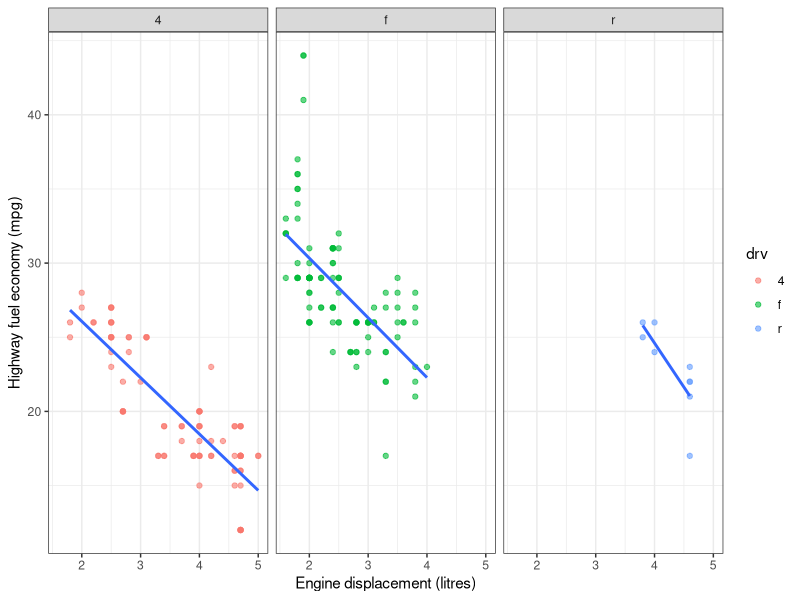
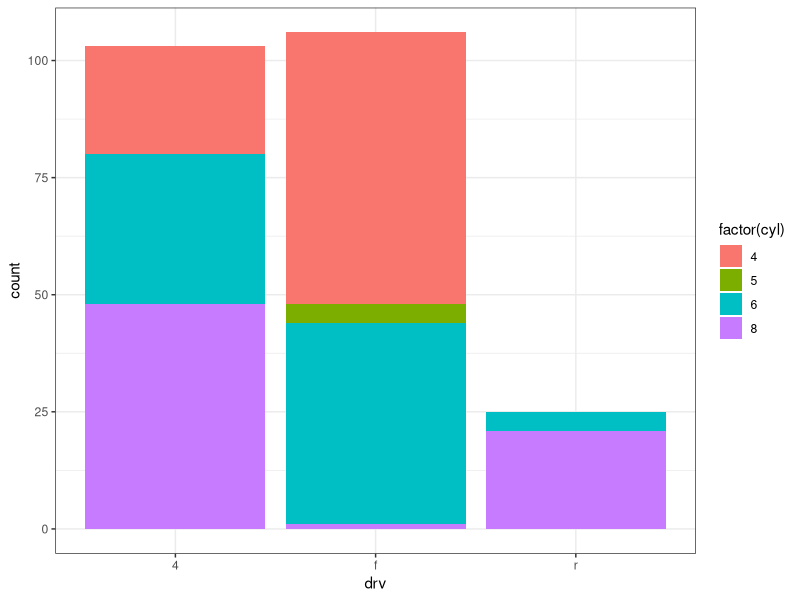
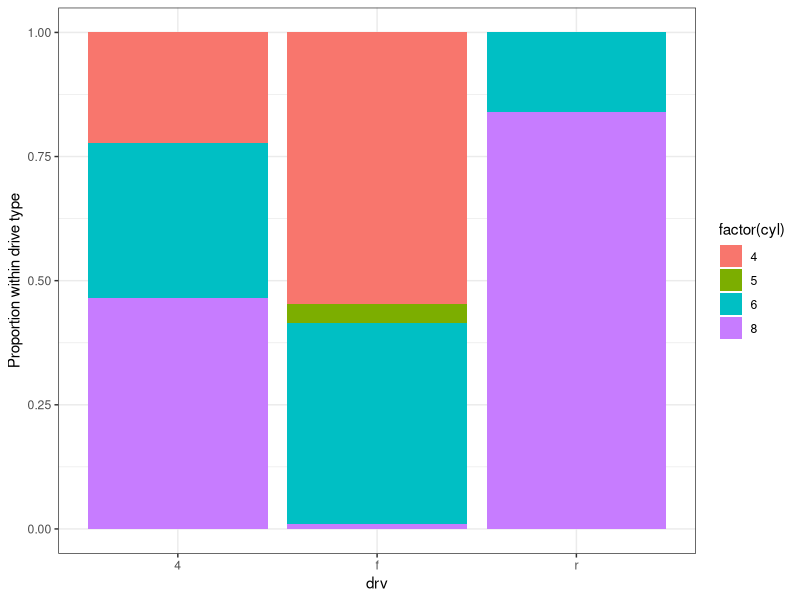
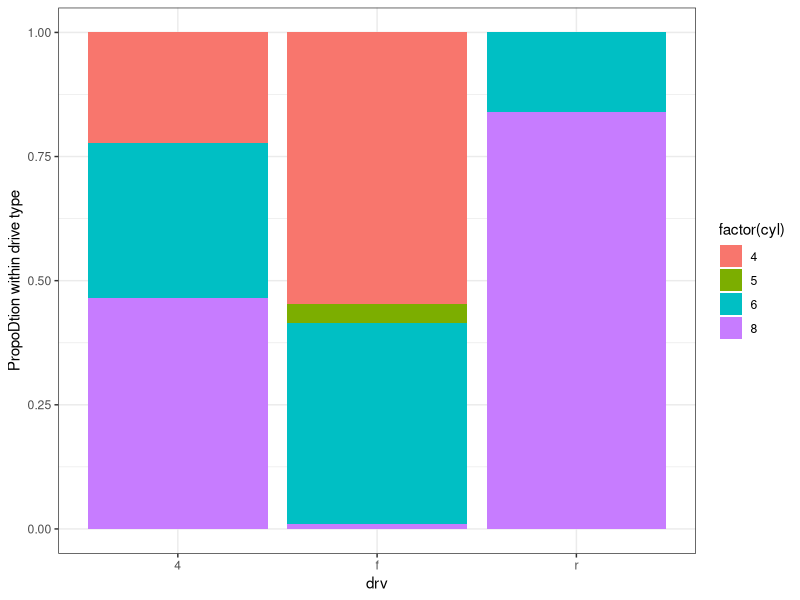
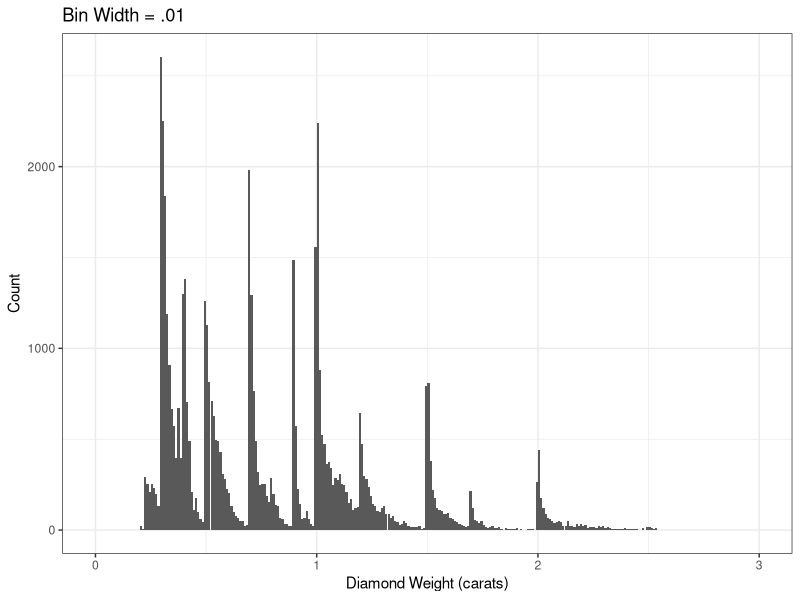
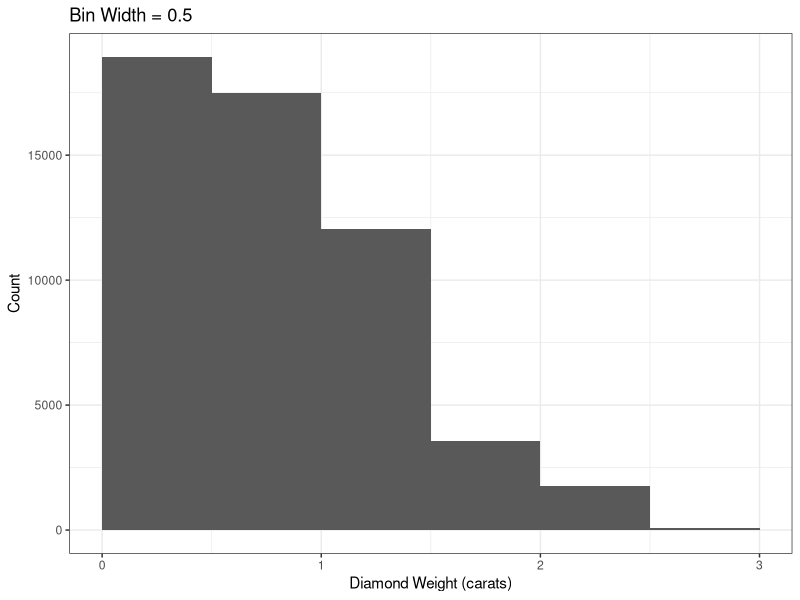

R code for these plots, in order:
# Downloading the packages we need for this problem

install.packages(c("ggplot2", "dplyr", "tidyr", "readr", "sf"))
library(ggplot2)
library(dplyr)
library(tidyr)
library(readr)
library(sf)
vehicles <- ggplot2::mpg # Full dataset
gems <- ggplot2::diamonds # Full dataset


# Problem 1 Part A --------------------

p_A <- vehicles |>
  filter(displ <= 5) |>
  ggplot(aes(x = displ, y = hwy)) +
  geom_point(aes(color = drv), alpha = 0.6) +
  geom_smooth(method = "lm", formula = y ~ x, se = FALSE) +
  facet_wrap(~ drv) +
  labs(x = "Engine displacement (litres)",
       y = "Highway fuel economy (mpg)") +
  theme_bw()
p_A

#   WRITTEN ANSWER TO PART A
#   The reason is that color is only mapped in the point layer, so when 
#   geom_smooth is called, it is not grouped by color. The cause of the three 
#   lines, is because facet_wap( ~ drv) splits the data based on the drive
#   type. Then, the smooth function is applied to each different panel, giving
#   the three different lines that we see. 


# Problem 1 part B ----------------------


# Reproduce the same Plot as above using ggplot

# Left Bar Graph
p_stack <- ggplot(vehicles, aes(x = drv, fill = factor(cyl))) +
  geom_bar() +
  labs(fill = "factor(cyl)") +
  theme_bw()

p_stack

# Right Bar Graph
p_fill <- ggplot(vehicles, aes(x = drv, fill = factor(cyl))) +
  geom_bar(position = "fill") +
  labs(y = "Proportion within drive type", fill = "factor(cyl)") +
  theme_bw()

p_fill

# Plotting the propotion as Y axis

cyl_props <- vehicles |>
  count(drv, cyl) |>
  group_by(drv) |>
  mutate(proportion = n / sum(n)) |>
  ungroup()  

cyl_props

p_prop <- ggplot(cyl_props, aes(x = drv, y = proportion, fill = factor(cyl))) + 
  geom_col() + 
  labs(y = "PropoDtion within drive type", fill = "factor(cyl)") + 
  theme_bw()

p_prop

# Testing and finding values

cyl_props
vehicles |> count(drv)
 
# Explanation for B.2

# So each bar represents the drive type of each vehicle, 4, f, and r. And they
# all appear full. This is because the graph is set up to show the proportion 
# make up of each drive type based on the cylinders it has. So. for example, in 
# rear wheel drive, the proportion that has 8 cylinders is upward of 80%, but
# theres only 25 vehicles within R. Where as in 4 wheel drive, there is 103, and 
# a make up of js shy of 50% for 8 cylinders. So if you work out the math, there
# are more 8 cyl in 4 then R. To summarize, they have equal heights because the 
# graph is representing the proportion with in each drive type, its not reliant
# on sample size. However, different sample sizes can cause misunderstandings when
# comparing data, because the proportion can mean different numbers based off how
# large the sample size is. 


# Problem 1 Part C -----------------------------

#creating the smaller table
smaller <-gems |> 
  filter(carat < 3)
n_retained <- nrow(smaller)
n_excluded <- nrow(gems) - nrow(smaller)
c(retained = n_retained, excluded = n_excluded)

# 53900 were retained and 40 were excluded

p_fine <- ggplot(smaller, aes(x = carat)) + 
  geom_histogram(binwidth = .01, boundary = 0, closed = "right") +
  coord_cartesian(xlim = c(0, 3)) + 
  labs(x = "Diamond Weight (carats)", y = "Count",
       title = "Bin Width = .01") +
  theme_bw()

p_coarse <- ggplot(smaller, aes(x = carat)) +
  geom_histogram(binwidth = 0.5, boundary = 0, closed = "right") +
  coord_cartesian(xlim = c(0, 3)) +
  labs(x = "Diamond Weight (carats)", y = "Count",
       title = "Bin Width = 0.5") +
  theme_bw()

p_fine
p_coarse

gems |> filter(carat %in% c(0.99, 1.00)) |> count(carat)

# .99 carat: 23 diamonds and 1.00 carat 1558 diamonds 


# With the narrower bins, it is much easier for someone to see the most common
# carat weights within the each interval. The higher bars represents the carats
# with higher counts, in which we can see how at 1.00 we have 1558 but .99 
# we have a shorter graph, only showing 23 With the wide bins, 
#you can only gather the amount of diamonds within each interval
